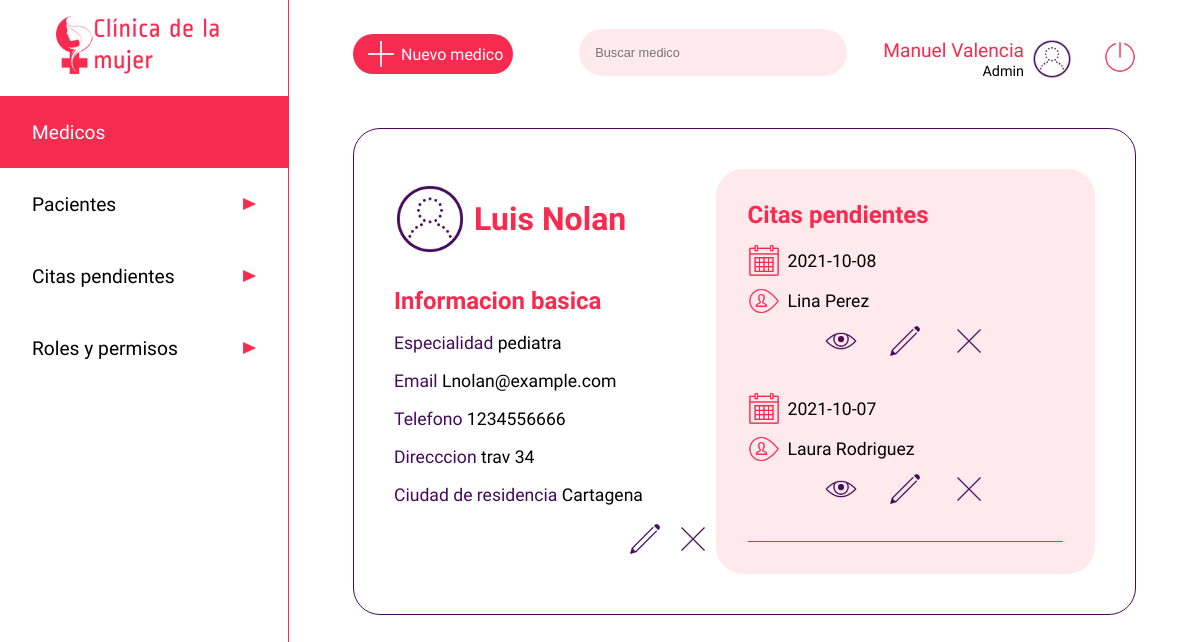
Screenshot of /medico/1048484611 (signed in) with the database file from the repository.
### app.py (models this page shows, shortened)
class users(db.Model):
    __tablename__ = 'users'
    cedula = db.Column(db.Integer, primary_key=True)
    nombre=db.Column(db.String)
    apellido=db.Column(db.String)
    nacimiento=db.Column(db.String)
    eps=db.Column(db.String)
    email=db.Column(db.String, unique=True)
    telefono=db.Column(db.Integer)
    dir=db.Column(db.String)
    ciudad=db.Column(db.String)
    password=db.Column(db.String)
    rol =db.Column(db.String)
    especialidad = db.Column(db.String)
    estado = db.Column(db.Boolean)

class citas(db.Model):
    __tablename__ = 'citas'
    cita_id=db.Column(db.Integer, primary_key=True)
    medico_id = db.Column(db.Integer, nullable=False)
    paciente_id = db.Column(db.Integer, nullable=False)
    fecha = db.Column(db.String)
    motivo = db.Column(db.String(500))
    estado = db.Column(db.Boolean)
    hora_atencion = db.Column(db.String)
    sintomas = db.Column(db.String)
    diagnostico = db.Column(db.String)
    anotaciones = db.Column(db.String)
    calificacion = db.Column(db.Integer)
    calificacion_obs = db.Column(db.String)

### app.py (the view)
@app.route('/medico/<user>', methods=['GET'])
def medico(user):
    if 'usuarioIngresado' in session:
        medicos = users.query.filter_by(cedula=user).first()
        usuario = users.query.filter_by(cedula=int(session['usuarioIngresado'])).first()
        pacientes = users.query.filter_by(rol='paciente')
        citass = citas.query.filter_by(medico_id=int(user)).all()
        return render('usermedico.html', medico=medicos, row=usuario, cita=citass, listapacientes = pacientes)
    else:
        return render('acceso-denegado.html')

### templates/usermedico.html (shortened to what this page needs)
<!DOCTYPE html>
<html lang="es">
<head>
    <link rel="stylesheet" href="{{ url_for('static', filename='css/users.css')}}">
</head>
<body>
    <header class="header">
        <a href="/dashboard" type="button" class="btn"><img src="{{ url_for('static', filename='images/iconoclinica.png')}}" class="logo" alt="Clinica de la mujer"></a>
        <nav>
            <ul class="menu">
                <li class="menuitems"><a href="/medico" class="menuselect"><span>Medicos</span><img src="{{ url_for('static', filename='images/triangulo.png')}}" class="flecha" alt=""></a></li>
                <li class="menuitems"><a href="/paciente" class="menulink"><span>Pacientes</span><img src="{{ url_for('static', filename='images/triangulo.png')}}" class="flecha" alt=""></a></li>
                <li class="menuitems"><a href="/listado-citas" class="menulink"><span>Citas pendientes</span><img src="{{ url_for('static', filename='images/triangulo.png')}}" class="flecha" alt=""></a></li>
                <li class="menuitems"><a href="/roles" class="menulink"><span>Roles y permisos</span><img src="{{ url_for('static', filename='images/triangulo.png')}}" class="flecha" alt=""></a></li>
            </ul>
        </nav>
    </header>
    <main class="main">
        <div class="searchuser">
            <a href="/medico/new" class="newuser"><img src="{{ url_for('static', filename='images/plus_math_100px.png')}}" class="profile" alt=""><span>Nuevo medico</span></a>
            <div>
                <input type="search" class="search" placeholder="Buscar medico">
                <div class="perfil">
                    <div>
                        <span class="nameuser">{{row ["nombre"]}} {{row ["apellido"]}}</span><br>
                        <span class="roluser">Admin</span>
                    </div>
                    <img src="{{ url_for('static', filename='images/test_account_100px.png')}}" class="profile" alt="">
                    <a href="/logout" type="button" class="btn"><img src="{{ url_for('static', filename='images/off.png')}}" class="logout" alt="Cerrar sesion"></a>
                </div>
            </div>
        </div>
        <div class="cuerpo">
            <div class="contenedorperfil">
                <div class="userperf">
                    <img src="{{ url_for('static', filename='images/test_account_100px.png')}}" class="userper" alt="">
                    <h1 class="username">{{medico ["nombre"]}}  {{medico ["apellido"]}}</h1>
                </div>
                <div class="userinfo">
                    <h2 class="infotitle">Informacion basica</h2><br>
                    <span style="color:#450B5A">Especialidad </span><span style="color:#000000">{{medico ["especialidad"]}}</span> <br><br>
                    <span style="color:#450B5A">Email </span><span style="color:#000000">{{medico ["email"]}}</span><br><br>
                    <span style="color:#450B5A">Telefono </span><span style="color:#000000">{{medico ["telefono"]}}</span> <br><br>
                    <span style="color:#450B5A">Direcccion </span><span style="color:#000000">{{medico ["dir"]}}</span> <br><br>
                    <span style="color:#450B5A">Ciudad de residencia </span><span style="color:#000000">{{medico ["ciudad"]}}</span> <br><br>
                    <div class="contenedordbtn">
                        <a href="{{medico ["cedula"]}}/editar"><img src="{{ url_for('static', filename='images/edit_100px.png')}}" class="btned" alt=""></a>
                        <a href="{{medico ["cedula"]}}/eliminar"><img src="{{ url_for('static', filename='images/delete_100px.png')}}" class="btned" alt=""></a>
                    </div>
                </div>
            </div>
            <div class="contenedorcitas">
                <h2 class="infotitle">Citas pendientes</h1>
                    {% for c in cita %}
                        <div class="infocita">
                            <div class="diahora">
                                <img src="{{ url_for('static', filename='images/calendar_100px.png')}}" class="calendarwatch" alt=""><span>{{ c.fecha }}</span>
                            </div>
                            <div class="diahora">
                                <img src="{{ url_for('static', filename='images/username_100px.png')}}" class="calendarwatch" alt="">
                                {% for l in listapacientes %}
                                    {% if c.paciente_id == l.cedula %}
                                        <span>{{l.nombre}} {{l.apellido}}</span>
                                    {% endif %}
                                {% endfor %}
                            </div>
                            <div class="contenedortbtn">
                                <a href="/listado-citas/{{ c.cita_id }}/ver"><img src="{{ url_for('static', filename='images/eye_100px.png')}}" class="btned" alt=""></a>
                                <a href="/listado-citas/{{ c.cita_id }}/editar"><img src="{{ url_for('static', filename='images/edit_100px.png')}}" class="btned" alt=""></a>
                                <a href="/listado-citas/{{ c.cita_id }}/eliminar"><img src="{{ url_for('static', filename='images/delete_100px.png')}}" class="btned" alt=""></a>
                            </div>
                        </div>
                    {% endfor %}
                <hr color="#F72B50" size="0.5rem">
            </div>
    </main>
</body>
</html>

### static/css/users.css (style rules this page uses)
* { padding: 0; margin: 0; }
.btned { width: 2rem; }
body { display: flex; }
.calendarwatch { height: 2rem; }
.contenedordbtn { display: flex; justify-content: space-between; width: 5rem; float: right; }
.contenedortbtn { display: flex; justify-content: space-between; width: 10rem; margin: auto; padding-bottom: 1rem; }
.contenedorperfil { width: 45%; }
.logout { height: 2rem; margin-left: 2rem; }
.contenedorcitas { height: 100%; width: 45%; background-color: #FEEAED; border-radius: 1.6875rem; padding: 2rem; }
.cuerpo { display: flex; margin-top: 3rem; border: 0.1rem solid #450B5A; border-radius: 1.6875rem; padding: 2.5rem; justify-content: space-between; align-items: center; }
.diahora { margin-top: 0.5rem; margin-bottom: 0.5rem; width: 100%; display: flex; align-items: center; }
.diahora span { margin-left: 0.5rem; }
.flecha { width: 0.8rem; height: 0.8rem; }
.perfil { display: inline-flex; align-items: center; text-align: right; margin-left: 2rem; justify-content: flex-end; }
.header { margin:0; display: inline-block; width: 18rem; height: 100vh; justify-content: center; }
.infocita { font-family: 'Average Sans', sans-serif; font-size: 1.1rem; margin-top: 1rem; margin-bottom: 1rem; justify-content: center; }
.infotitle { font-size: 1.5rem; font-family: 'Ropa Sans', sans-serif; color: #F72B50; }
.logo { display: block; height: 4rem; margin: auto; padding: 1rem; }
.main { width: calc(100% - 18rem); padding: 1.8rem 4rem; border-left: 0.1rem solid #F72B50; }
.menu { font-family: 'Average Sans', sans-serif; list-style: none; color: black; }
.menulink { display: inline-flex; font-size: 1.2rem; width: 14rem; height: 1.5rem; padding: 1.5rem 2rem; text-decoration: none; color: black; background-color: white; justify-content: space-between; align-items: center; margin: 0; }
.menuselect { display: inline-flex; font-size: 1.2rem; width: 14rem; height: 1.5rem; padding: 1.5rem 2rem; text-decoration: none; color: black; background-color: #F72B50; color: white; justify-content: space-between; align-items: center; margin: 0; }
.nameuser { font-family: 'Ropa Sans', sans-serif; font-size: 1.2rem; color: #F72B50; }
.newuser { display: flex; width: 10rem; background: #F72B50; color: white; font-size: 1rem; font-family: 'Average Sans', sans-serif; border-radius: 1.6875rem; align-items: center; text-decoration: none; }
.roluser { font-family: 'Ropa Sans', sans-serif; font-size: 0.9rem; }
.profile { height: 2.5rem; margin-left: 0.5rem; }
.search { width: 16.75rem; padding: 1rem; background: #FEEAED; border: none; font-size: 0.8rem; color: black; border-radius: 1.6875rem; outline: none; }
.searchuser { display: flex; align-items: center; justify-content: space-between; }
.username { margin-left: 0.5rem; font-size: 2rem; font-family: 'Ropa Sans', sans-serif; }
.userinfo { margin-top: 2rem; }
.userinfo span { font-family: 'Average Sans', sans-serif; font-size: 1.1rem; width: 100%; }
.userper { height: 4.5rem; }
.userperf { display: flex; color: #F72B50; align-items: center; }

### rows the page displays
users: nombre "Manuel", apellido "Valencia"
users: nombre "Luis", apellido "Nolan", especialidad "pediatra", email "Lnolan@example.com", telefono "1234556666", dir "trav 34", ciudad "Cartagena"
citas: fecha "2021-10-08"
users: nombre "Lina", apellido "Perez"
citas: fecha "2021-10-07"
users: nombre "Laura", apellido "Rodriguez"
